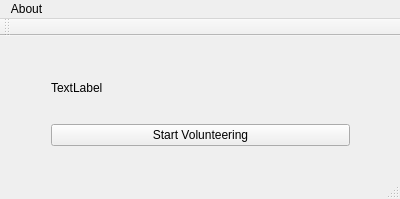
<?xml version="1.0" encoding="UTF-8"?>
<ui version="4.0">
 <class>MainWindow</class>
 <widget class="QMainWindow" name="MainWindow">
  <property name="geometry">
   <rect>
    <x>0</x>
    <y>0</y>
    <width>400</width>
    <height>199</height>
   </rect>
  </property>
  <property name="windowTitle">
   <string>MainWindow</string>
  </property>
  <widget class="QWidget" name="centralWidget">
   <widget class="QWidget" name="verticalLayoutWidget">
    <property name="geometry">
     <rect>
      <x>40</x>
      <y>10</y>
      <width>321</width>
      <height>111</height>
     </rect>
    </property>
    <layout class="QVBoxLayout" name="verticalLayout">
     <item>
      <widget class="QLabel" name="statusLabel">
       <property name="text">
        <string>TextLabel</string>
       </property>
      </widget>
     </item>
     <item>
      <layout class="QHBoxLayout" name="horizontalLayout">
       <item>
        <widget class="QPushButton" name="proxyButton">
         <property name="text">
          <string>Start Volunteering</string>
         </property>
        </widget>
       </item>
      </layout>
     </item>
    </layout>
   </widget>
  </widget>
  <widget class="QMenuBar" name="menuBar">
   <property name="geometry">
    <rect>
     <x>0</x>
     <y>0</y>
     <width>400</width>
     <height>22</height>
    </rect>
   </property>
   <widget class="QMenu" name="menuVolunteer_Proxy">
    <property name="title">
     <string>About</string>
    </property>
   </widget>
   <addaction name="menuVolunteer_Proxy"/>
  </widget>
  <widget class="QToolBar" name="mainToolBar">
   <attribute name="toolBarArea">
    <enum>TopToolBarArea</enum>
   </attribute>
   <attribute name="toolBarBreak">
    <bool>false</bool>
   </attribute>
  </widget>
  <widget class="QStatusBar" name="statusBar"/>
 </widget>
 <layoutdefault spacing="6" margin="11"/>
 <resources/>
 <connections/>
</ui>
